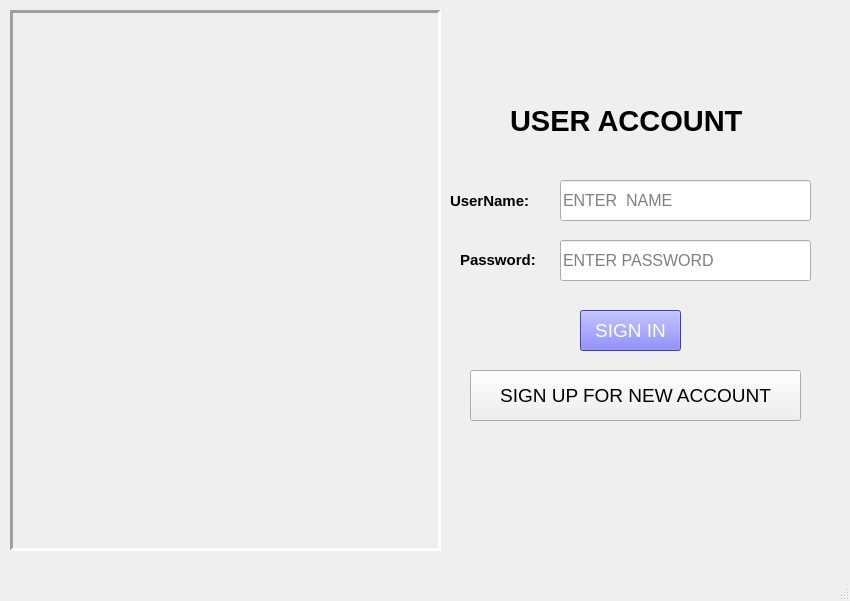
<?xml version="1.0" encoding="UTF-8"?>
<ui version="4.0">
 <class>MainWindow</class>
 <widget class="QMainWindow" name="MainWindow">
  <property name="geometry">
   <rect>
    <x>0</x>
    <y>0</y>
    <width>850</width>
    <height>601</height>
   </rect>
  </property>
  <property name="windowTitle">
   <string>MainWindow</string>
  </property>
  <widget class="QWidget" name="centralwidget">
   <widget class="QLabel" name="label">
    <property name="geometry">
     <rect>
      <x>510</x>
      <y>60</y>
      <width>361</width>
      <height>121</height>
     </rect>
    </property>
    <property name="font">
     <font>
      <pointsize>22</pointsize>
      <weight>75</weight>
      <bold>true</bold>
      <underline>false</underline>
     </font>
    </property>
    <property name="lineWidth">
     <number>1</number>
    </property>
    <property name="text">
     <string>USER ACCOUNT</string>
    </property>
   </widget>
   <widget class="QLabel" name="label_2">
    <property name="geometry">
     <rect>
      <x>450</x>
      <y>190</y>
      <width>131</width>
      <height>21</height>
     </rect>
    </property>
    <property name="font">
     <font>
      <pointsize>11</pointsize>
      <weight>75</weight>
      <bold>true</bold>
     </font>
    </property>
    <property name="text">
     <string>UserName:</string>
    </property>
   </widget>
   <widget class="QLabel" name="label_3">
    <property name="geometry">
     <rect>
      <x>460</x>
      <y>250</y>
      <width>121</width>
      <height>20</height>
     </rect>
    </property>
    <property name="font">
     <font>
      <pointsize>11</pointsize>
      <weight>75</weight>
      <bold>true</bold>
     </font>
    </property>
    <property name="text">
     <string>Password:</string>
    </property>
   </widget>
   <widget class="QLineEdit" name="userName">
    <property name="geometry">
     <rect>
      <x>560</x>
      <y>180</y>
      <width>251</width>
      <height>41</height>
     </rect>
    </property>
    <property name="font">
     <font>
      <pointsize>12</pointsize>
     </font>
    </property>
    <property name="placeholderText">
     <string>ENTER  NAME</string>
    </property>
   </widget>
   <widget class="QLineEdit" name="userPassword">
    <property name="geometry">
     <rect>
      <x>560</x>
      <y>240</y>
      <width>251</width>
      <height>41</height>
     </rect>
    </property>
    <property name="font">
     <font>
      <pointsize>12</pointsize>
     </font>
    </property>
    <property name="echoMode">
     <enum>QLineEdit::Password</enum>
    </property>
    <property name="placeholderText">
     <string>ENTER PASSWORD</string>
    </property>
   </widget>
   <widget class="QPushButton" name="loginButton">
    <property name="geometry">
     <rect>
      <x>580</x>
      <y>310</y>
      <width>101</width>
      <height>41</height>
     </rect>
    </property>
    <property name="font">
     <font>
      <pointsize>14</pointsize>
     </font>
    </property>
    <property name="styleSheet">
     <string notr="true">background-color: rgb(85, 85, 255);
color: rgb(255, 255, 255);</string>
    </property>
    <property name="text">
     <string>SIGN IN</string>
    </property>
   </widget>
   <widget class="QPushButton" name="signUpButton">
    <property name="geometry">
     <rect>
      <x>470</x>
      <y>370</y>
      <width>331</width>
      <height>51</height>
     </rect>
    </property>
    <property name="font">
     <font>
      <pointsize>14</pointsize>
     </font>
    </property>
    <property name="text">
     <string>SIGN UP FOR NEW ACCOUNT</string>
    </property>
   </widget>
   <widget class="QLabel" name="label_5">
    <property name="geometry">
     <rect>
      <x>-140</x>
      <y>-130</y>
      <width>1181</width>
      <height>751</height>
     </rect>
    </property>
    <property name="text">
     <string/>
    </property>
    <property name="pixmap">
     <pixmap>../../../../Downloads/04b9764b5c98d389dc22d61834dfef0c.jpg</pixmap>
    </property>
    <property name="scaledContents">
     <bool>true</bool>
    </property>
   </widget>
   <widget class="QStackedWidget" name="stackedWidget">
    <property name="geometry">
     <rect>
      <x>10</x>
      <y>10</y>
      <width>431</width>
      <height>541</height>
     </rect>
    </property>
    <property name="frameShape">
     <enum>QFrame::Panel</enum>
    </property>
    <property name="frameShadow">
     <enum>QFrame::Sunken</enum>
    </property>
    <property name="lineWidth">
     <number>3</number>
    </property>
    <widget class="QWidget" name="page">
     <widget class="QLabel" name="label_4">
      <property name="geometry">
       <rect>
        <x>0</x>
        <y>0</y>
        <width>421</width>
        <height>531</height>
       </rect>
      </property>
      <property name="text">
       <string/>
      </property>
      <property name="pixmap">
       <pixmap>../../../../Downloads/ea98ea1b937aeabc6d75f590b6c6a5b3.jpg</pixmap>
      </property>
      <property name="scaledContents">
       <bool>true</bool>
      </property>
     </widget>
    </widget>
    <widget class="QWidget" name="page_2"/>
   </widget>
   <zorder>label_5</zorder>
   <zorder>label</zorder>
   <zorder>label_2</zorder>
   <zorder>label_3</zorder>
   <zorder>userName</zorder>
   <zorder>userPassword</zorder>
   <zorder>loginButton</zorder>
   <zorder>signUpButton</zorder>
   <zorder>stackedWidget</zorder>
  </widget>
  <widget class="QMenuBar" name="menubar">
   <property name="geometry">
    <rect>
     <x>0</x>
     <y>0</y>
     <width>850</width>
     <height>26</height>
    </rect>
   </property>
  </widget>
  <widget class="QStatusBar" name="statusbar"/>
 </widget>
 <resources/>
 <connections/>
</ui>
